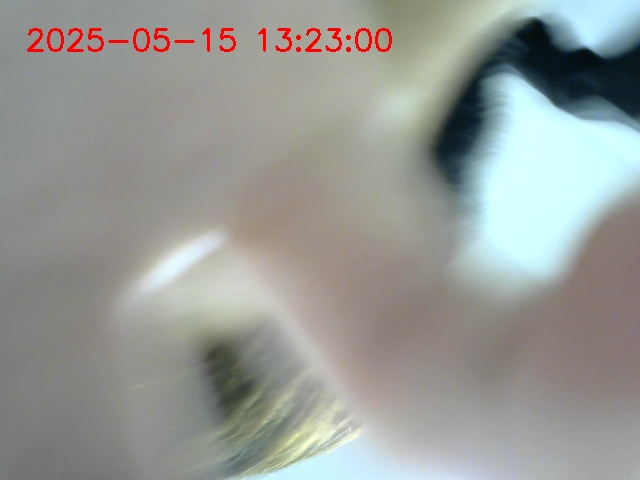
#> input picture 20250515132300933445_motion_detect.jpg, 640 x 480 px, given in place of the camera
$ python motion_detector.py
#> lines starting #> are read from the running program, lines starting #| are printed output that depends on the picture
# -*- coding: utf-8 -*-
import time
import datetime
import cv2 as cv
import os
import argparse
import requests


#https://qiita.com/hase-k0x01/items/acd0d9159a9001ebfbd3

# --- 設定項目 ---
SAVE_DIR = './video_clips/' # 動画クリップの保存ディレクトリ
CLIP_FN_SUFFIX = 'motion_clip.mp4' # 動画ファイル名の接尾辞
CAMERA_INDEX = 0
FRAME_WIDTH = 640
FRAME_HEIGHT = 480
FPS_RECORD = 10 # 録画する動画のフレームレート
RECORDING_DURATION_SECONDS = 5 # 1回のモーション検知で録画する時間（秒）

DELTA_MAX = 255
DOT_TH = 20
MOTION_FACTOR_TH = 0.05
ACCUMULATE_WEIGHT = 0.5
KEY_SET_BACKGROUND = ord('s') # GUIモード時のみ有効
KEY_QUIT = 27                 # GUIモード時のみ有効
HEADLESS_LOOP_DELAY = 0.1     # ヘッドレスモード時のループ遅延（秒）
API_ENDPOINT_URL = "http://127.0.0.1:8000/send_image/" # FastAPIサーバーのエンドポイント
NOTIFICATION_COOLDOWN_SECONDS = 60 # 通知のクールダウンタイム（秒）
# --- ここまで設定項目 ---

def ensure_dir(directory):
    if not os.path.exists(directory):
        os.makedirs(directory)
        print(f"Created directory: {directory}")

def send_file_to_discord_api(file_path: str, filename_on_discord: str, mime_type: str = "video/mp4"):
    """
    指定されたファイルをFastAPI経由でDiscordに送信する関数。
    静止画の場合は mime_type="image/jpeg" などとする。
    """
    if not os.path.exists(file_path):
        print(f"Error: Notification file not found: {file_path}")
        return False
    try:
        with open(file_path, "rb") as f:
            files = {"file": (filename_on_discord, f, mime_type)}
            # 動画ファイルは大きくなる可能性があるのでタイムアウトを少し長めに
            response = requests.post(API_ENDPOINT_URL, files=files, timeout=30)

        if response.status_code == 200:
            print(f"File successfully sent to Discord: {response.json().get('message', 'Success')}")
            return True
        else:
            print(f"Failed to send file to Discord: Status code {response.status_code}")
            try:
                print(f"Error details: {response.json()}")
            except requests.exceptions.JSONDecodeError:
                print(f"Error details (text): {response.text}")
            return False
    except requests.exceptions.RequestException as e:
        print(f"Error occurred during API request to Discord: {e}")
        return False
    except Exception as e:
        print(f"Unexpected error occurred during file transfer: {e}")
        return False

def main():
    global avg_background
    avg_background = None
    motion_detection_enabled = False

    parser = argparse.ArgumentParser(description="OpenCV Motion Detector with MP4 Video Clips")
    parser.add_argument('--gui', action='store_true', dest='display_gui', help="Enable GUI display")
    parser.set_defaults(display_gui=False)
    args = parser.parse_args()

    ensure_dir(SAVE_DIR)

    cap = cv.VideoCapture(CAMERA_INDEX)
    if not cap.isOpened():
        print(f"Error: Cannot open camera {CAMERA_INDEX}")
        return

    cap.set(cv.CAP_PROP_FRAME_WIDTH, FRAME_WIDTH)
    cap.set(cv.CAP_PROP_FRAME_HEIGHT, FRAME_HEIGHT)

    print("Starting motion detection module.")
    if not args.display_gui:
        print("Setting initial background automatically...")
        ret, frame_for_bg = cap.read()
#> frame_for_bg is the input picture: shape (480, 640, 3); mean B, G, R 149.5, 153.6, 151.2
        if ret:
            gray_for_bg = cv.cvtColor(frame_for_bg, cv.COLOR_BGR2GRAY)
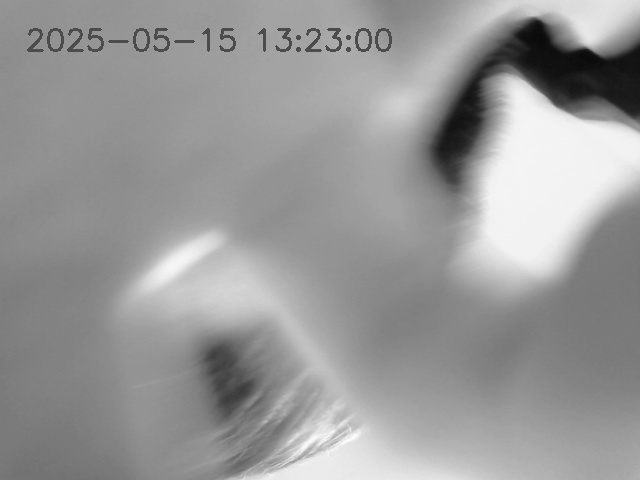
#> gray_for_bg: shape (480, 640); min 10, max 252, mean 152.4
            avg_background = gray_for_bg.copy().astype("float")
            motion_detection_enabled = True
            print(f"Initial background set. Motion detection enabled.")
        else:
            print("Error: Could not read frame for initial background. Exiting.")
            cap.release()
            return
    else: # GUIモード時のメッセージ
        print(f"GUI display enabled. Press '{chr(KEY_SET_BACKGROUND)}' in the window to set/reset background.")
        print(f"Press 'Esc' in the window to quit.")


    last_notification_time = 0

    is_recording = False # 現在録画中かどうか
    recording_start_time = 0
    video_writer = None
    current_clip_path = None
    current_clip_filename = None

    fourcc = cv.VideoWriter_fourcc(*'mp4v') # .mp4

    try:
        while True:
            ret, frame = cap.read()
            if not ret:
                print("Error: Can't receive frame. Exiting ...")
                break

            dt_now = datetime.datetime.now()
            dt_format_string = dt_now.strftime('%Y-%m-%d %H:%M:%S')

            gray = cv.cvtColor(frame, cv.COLOR_BGR2GRAY)

            if avg_background is None and args.display_gui:
                cv.putText(frame, f"Press '{chr(KEY_SET_BACKGROUND)}' to set background", (25, 80),
                           cv.FONT_HERSHEY_SIMPLEX, 0.7, (255, 255, 0), 2)
            elif avg_background is not None:
                cv.accumulateWeighted(gray, avg_background, ACCUMULATE_WEIGHT)
                frame_delta = cv.absdiff(gray, cv.convertScaleAbs(avg_background))
#> frame_delta: shape (480, 640); every value is 0
                thresh = cv.threshold(frame_delta, DOT_TH, DELTA_MAX, cv.THRESH_BINARY)[1]
                motion_factor = thresh.sum() / (thresh.size * DELTA_MAX)
#> motion_factor = 0
                motion_factor_str = f'{motion_factor:.08f}'
#> motion_factor_str = '0.00000000'

                if args.display_gui:
                    cv.putText(frame, motion_factor_str, (25, FRAME_HEIGHT - 20),
                               cv.FONT_HERSHEY_SIMPLEX, 0.8, (0, 0, 255), 2)

                current_time_seconds = time.time()
                if motion_detection_enabled and motion_factor > MOTION_FACTOR_TH:
                    if not is_recording: # If not already recording
                        if (current_time_seconds - last_notification_time) > NOTIFICATION_COOLDOWN_SECONDS:
                            # Cooldown time passed, start recording
                            print(f"Motion DETECTED! Factor: {motion_factor_str}. Starting video recording for notification...")
                            is_recording = True
                            recording_start_time = current_time_seconds

                            f_name_base = dt_now.strftime('%Y%m%d%H%M%S%f')
                            current_clip_filename = f_name_base + "_" + CLIP_FN_SUFFIX # .mp4
                            current_clip_path = os.path.join(SAVE_DIR, current_clip_filename)

                            video_writer = cv.VideoWriter(current_clip_path, fourcc, FPS_RECORD, (FRAME_WIDTH, FRAME_HEIGHT))

                            if not video_writer.isOpened():
                                print(f"Error: Failed to open VideoWriter. Path: {current_clip_path}. Please check if codec 'mp4v' is available.")
                                is_recording = False
                                video_writer = None
                            else:
                                print(f"Recording started for notification: {current_clip_filename}")
                        else:
                            print(f"Motion DETECTED (Factor: {motion_factor_str}) at {dt_format_string} but notification is on cooldown. No recording/sending.")

                # 録画中の処理
                if is_recording and video_writer is not None and video_writer.isOpened():
                    # GUIが有効な場合、フレームに日付時刻を描画 (録画される映像に含めるかはお好みで)
                    # if args.display_gui:
                    #    cv.putText(frame, dt_format_string, (25,50), cv.FONT_HERSHEY_SIMPLEX, 1.0, (0,0,255),2)
                    video_writer.write(frame)

                    if (current_time_seconds - recording_start_time) >= RECORDING_DURATION_SECONDS:
                        print(f"Recording finished: {current_clip_filename}")
                        video_writer.release()
                        video_writer = None
                        is_recording = False

                        print(f"Sending video clip to Discord: {current_clip_filename}")
                        if send_file_to_discord_api(current_clip_path, current_clip_filename, mime_type="video/mp4"):
                            last_notification_time = current_time_seconds

                        current_clip_path = None
                        current_clip_filename = None


                if args.display_gui: # GUI表示中の輪郭描画
                    contours, _ = cv.findContours(thresh.copy(), cv.RETR_EXTERNAL, cv.CHAIN_APPROX_SIMPLE)
                    cv.drawContours(frame, contours, -1, (0, 255, 0), 2)

            # --- GUI表示とキー入力処理 ---
            if args.display_gui:
                cv.imshow('Motion Detection Camera', frame)
                key = cv.waitKey(1) & 0xFF

                if key == KEY_QUIT:
                    print("Exit key pressed.")
                    if is_recording and video_writer is not None and video_writer.isOpened():
                        video_writer.release()
                        print(f"Recording stopped due to exit: {current_clip_filename if current_clip_filename else 'N/A'}")
                    break
                elif key == KEY_SET_BACKGROUND:
                    avg_background = gray.copy().astype("float")
                    motion_detection_enabled = True
                    print(f"Background re-set at {dt_format_string}. Motion detection enabled.")
            else:
                if is_recording:
                    time.sleep(max(0, (1.0 / FPS_RECORD) - 0.01)) # 録画FPSに合わせてスリープ (微調整)
                else:
                    time.sleep(HEADLESS_LOOP_DELAY)

    except KeyboardInterrupt:
        print("Interrupted by user (Ctrl+C). Exiting...")
        if is_recording and video_writer is not None and video_writer.isOpened():
            video_writer.release()
            print(f"Recording stopped due to interrupt: {current_clip_filename if current_clip_filename else 'N/A'}")
    finally:
        print("Exiting motion detection module.")
        cap.release()
        if video_writer is not None and video_writer.isOpened(): # 念のため確認
            video_writer.release()
        if args.display_gui:
            cv.destroyAllWindows()

if __name__ == '__main__':
    main()
